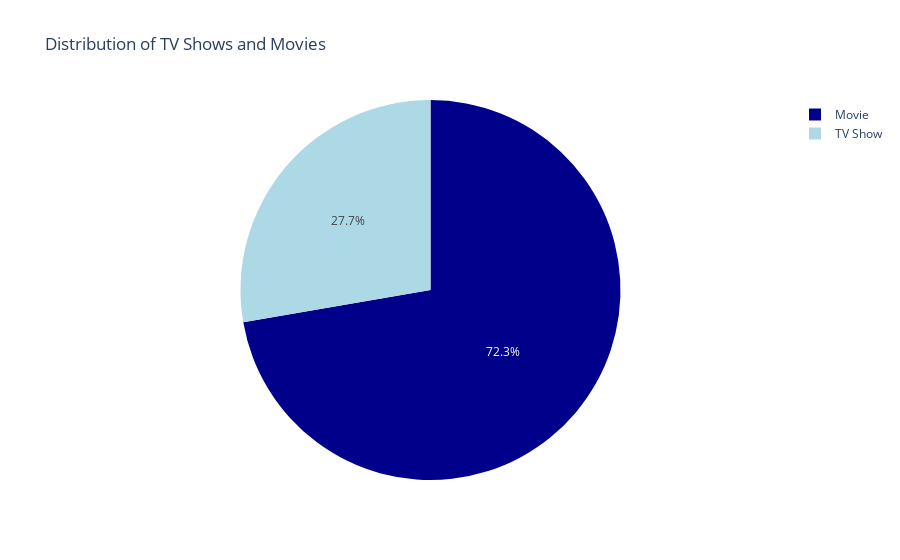

Source (notebook cell):
### Markdown cell above
###  1. What is the relative percentage of the total number of movies and TV shows on Netflix?

### Code cell
import plotly.express as px

# Sample data
data = {
    'labels': labels,
    'values': values
}
# Create a DataFrame from the data
df = pd.DataFrame(data)

# Define colors
colors = ['#ADD8E6', '#00008B']  # Light blue and dark blue

# Create the pie chart
fig = px.pie(df, names='labels', values='values', title='Distribution of TV Shows and Movies')

# Set colors
fig.update_traces(marker=dict(colors=colors))

# Show the figure
fig.show()

### Figure 1 — Plotly figure (JSON) as saved in the notebook; plotly's stock layout.template omitted (floating-point values rounded to 4 significant figures)
{"data": [{"domain": {"x": [0, 1], "y": [0, 1]}, "hovertemplate": "labels=%{label}<br>value=%{value}<extra></extra>", "labels": ["TV Show", "Movie"], "legendgroup": "", "marker": {"colors": ["#ADD8E6", "#00008B"]}, "name": "", "showlegend": true, "type": "pie", "values": [55932, 145831]}], "layout": {"autosize": true, "legend": {"tracegroupgap": 0}, "title": {"text": "Distribution of TV Shows and Movies"}}}
